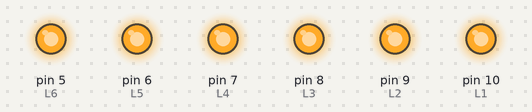
The sketch below on a simulated Arduino Uno, built with avr-gcc and run on an emulated ATmega328P. On the bench: output pins drawn as LEDs (lit = HIGH).

Above: at 0.2 s.
At 1.0 s:
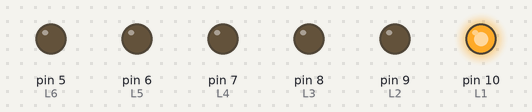
At 2.0 s:
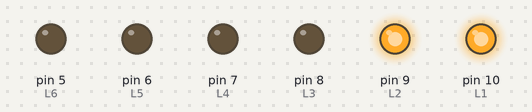
At 3.0 s:
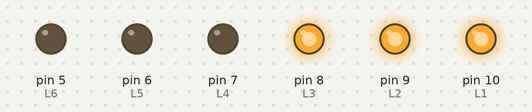
At 5.0 s:
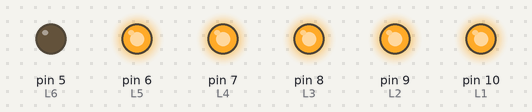
At 7.0 s:
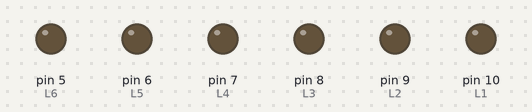
Timing chart, 0 to 8.1 s (numbered marks = the images above):
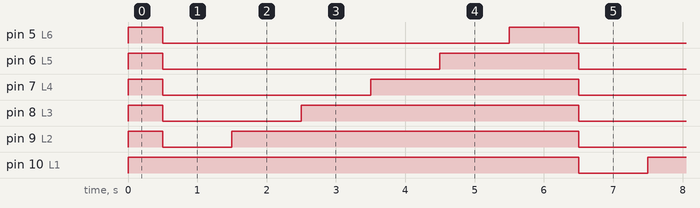

Measured:
- by itself, pin 5 (L6): goes HIGH 0.50 s, LOW 5.0 s, 4 × (HIGH 1.0 s, LOW 6.0 s), HIGH 1.0 s, then LOW
- by itself, pin 6 (L5): goes HIGH 0.50 s, LOW 4.0 s, 5 × (HIGH 2.0 s, LOW 5.0 s), then HIGH
- by itself, pin 7 (L4): goes HIGH 0.50 s, LOW 3.0 s, 5 × (HIGH 3.0 s, LOW 4.0 s), then HIGH
- by itself, pin 8 (L3): goes HIGH 0.50 s, LOW 2.0 s, 5 × (HIGH 4.0 s, LOW 3.0 s), then HIGH
- by itself, pin 9 (L2): goes HIGH 0.50 s, LOW 1.0 s, 5 × (HIGH 5.0 s, LOW 2.0 s), then HIGH
- by itself, pin 10 (L1): alternates HIGH for 6.0 s and LOW for 1.0 s

The sketch:

WhatWhileLED6.ino
```cpp
#define L1 10
#define L2 9
#define L3 8
#define L4 7
#define L5 6
#define L6 5

void lightFor();

void setup() {
  Serial.begin(9600);

  pinMode(L1, OUTPUT);
  pinMode(L2, OUTPUT);
  pinMode(L3, OUTPUT);
  pinMode(L4, OUTPUT);
  pinMode(L5, OUTPUT);
  pinMode(L6, OUTPUT);

  digitalWrite(L1, 1);
  digitalWrite(L2, 1);
  digitalWrite(L3, 1);
  digitalWrite(L4, 1);
  digitalWrite(L5, 1);
  digitalWrite(L6, 1);

  delay(500);

  digitalWrite(L1, 0);
  digitalWrite(L2, 0);
  digitalWrite(L3, 0);
  digitalWrite(L4, 0);
  digitalWrite(L5, 0);
  digitalWrite(L6, 0);
  lightFor();
}

void loop() {
}

void lightFor() {
  while(true) {
      digitalWrite(L1, 1);
      digitalWrite(L2, 0);
      digitalWrite(L3, 0);
      digitalWrite(L4, 0);
      digitalWrite(L5, 0);
      digitalWrite(L6, 0);
     delay(1000);

      digitalWrite(L1, 1);
      digitalWrite(L2, 1);
      digitalWrite(L3, 0);
      digitalWrite(L4, 0);
      digitalWrite(L5, 0);
      digitalWrite(L6, 0);
     delay(1000);

      digitalWrite(L1, 1);
      digitalWrite(L2, 1);
      digitalWrite(L3, 1);
      digitalWrite(L4, 0);
      digitalWrite(L5, 0);
      digitalWrite(L6, 0);
     delay(1000);

      digitalWrite(L1, 1);
      digitalWrite(L2, 1);
      digitalWrite(L3, 1);
      digitalWrite(L4, 1);
      digitalWrite(L5, 0);
      digitalWrite(L6, 0);
     delay(1000);

      digitalWrite(L1, 1);
      digitalWrite(L2, 1);
      digitalWrite(L3, 1);
      digitalWrite(L4, 1);
      digitalWrite(L5, 1);
      digitalWrite(L6, 0);
     delay(1000);
      digitalWrite(L1, 1);
      digitalWrite(L2, 1);
      digitalWrite(L3, 1);
      digitalWrite(L4, 1);
      digitalWrite(L5, 1);
      digitalWrite(L6, 1);
     delay(1000);
      digitalWrite(L1, 0);
      digitalWrite(L2, 0);
      digitalWrite(L3, 0);
      digitalWrite(L4, 0);
      digitalWrite(L5, 0);
      digitalWrite(L6, 0);
    delay(1000);
  }
}
```
